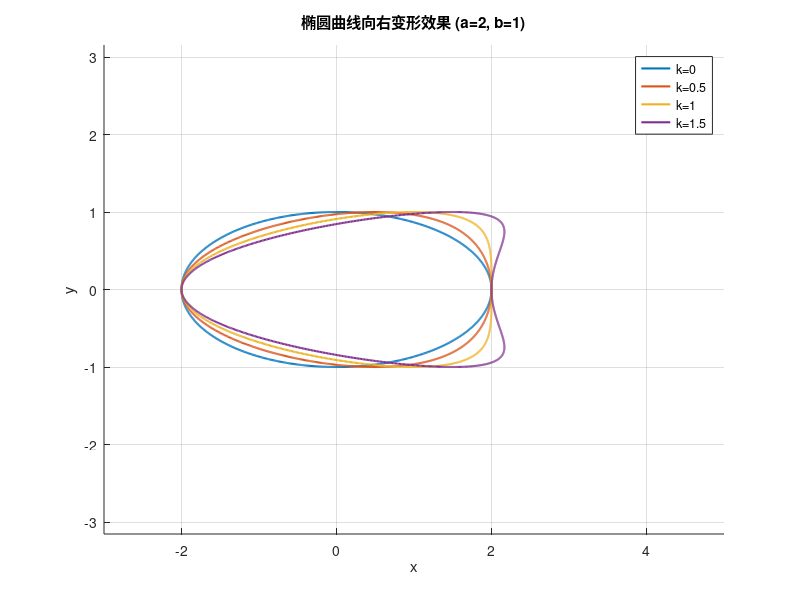

The MATLAB source for this figure:
% 椭圆参数设置
a = 2;          % 长轴
b = 1;          % 短轴
k_values = [0, 0.5, 1, 1.5];  % 变形参数k的取值
theta = linspace(0, 2*pi, 1000);  % 角度采样

% 绘制不同k值的椭圆曲线
figure;
hold on;
colors = lines(length(k_values));  % 生成不同颜色

for i = 1:length(k_values)
    k = k_values(i);
    % 参数方程生成坐标
    y = b * sin(theta);
    x = a * cos(theta) + k * (b * sin(theta)).^2;
    % 绘制曲线
    plot(x, y, 'Color', colors(i,:), 'LineWidth', 1.5, ...
        'DisplayName', ['k=', num2str(k)]);
end

hold off;

% 图形标注
legend('show');
title('椭圆曲线向右变形效果 (a=2, b=1)');
xlabel('x'); ylabel('y');
grid on;
axis equal;
xlim([-3, 5]);  % 手动调整x轴范围以完整显示
